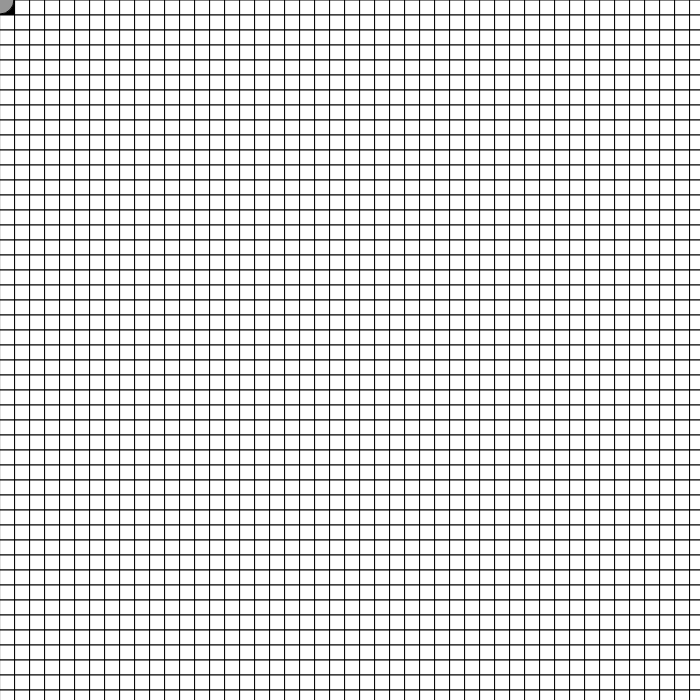
Frame 1 (no input)
Frame 60 (no input): identical to frame 1, image omitted
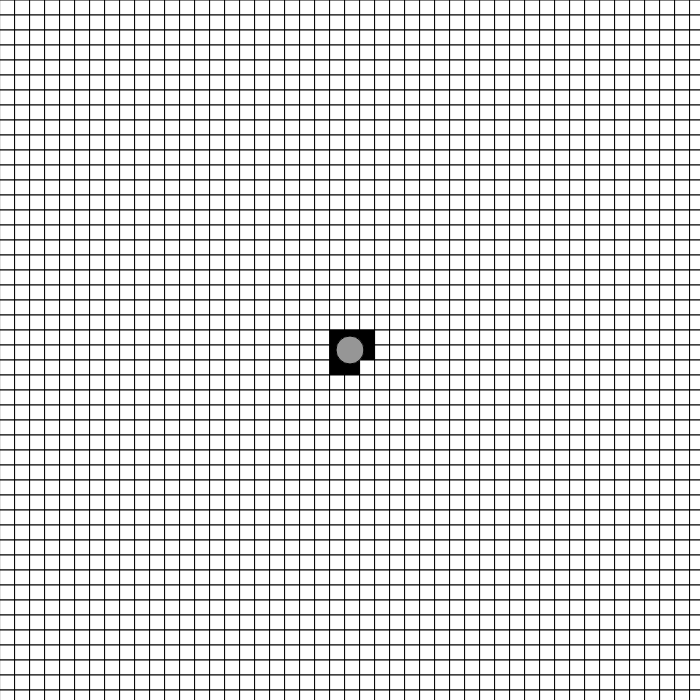
Frame 120 (the mouse pressed at the canvas centre since frame 60)

The p5.js sketch that drew these frames (run headless with seeded random() and noise() and a simulated clock; from frame 60 on, the mouse is pressed at the canvas centre):

// p5.js sketch
// ── sketch.js
let radius = 14;
let cols, rows;
let spacing = 15;
let boxes = [];
let size = 15;

function setup() {
    createCanvas(700, 700);
    rectMode(CENTER); // 🔹 중요
    cols = width / spacing;
    rows = height / spacing;

    for (let i = 0; i < cols; i++) {
        boxes[i] = [];
        for (let j = 0; j < rows; j++) {
            boxes[i][j] = new Rectangle(spacing / 2 + i * spacing, spacing / 2 + j * spacing, size, size);
        }
    }
}

function draw() {
    background(230);

    for (let i = 0; i < cols; i++) {
        for (let j = 0; j < rows; j++) {
            boxes[i][j].collided(mouseX, mouseY, radius);
            boxes[i][j].draw();
        }
    }

    fill(150);
    ellipse(mouseX, mouseY, radius * 2, radius * 2); // 원
}
// ── rectangle.js
class Rectangle {
    constructor(x, y, w, h) {
        this.x = x;
        this.y = y;
        this.w = w;
        this.h = h;
        this.isColliding = false;
    }

    draw() {
        if (this.isColliding) {
            fill(0);
        } else {
            fill(255);
        }
        rect(this.x, this.y, this.w, this.h); // CENTER 기준
    }

    collided(cx, cy, r) {
        // CENTER 기준으로 변경
        let closeX = constrain(cx, this.x - this.w / 2, this.x + this.w / 2);
        let closeY = constrain(cy, this.y - this.h / 2, this.y + this.h / 2);
        let dx = cx - closeX;
        let dy = cy - closeY;
        let distSq = dx * dx + dy * dy;
        this.isColliding = distSq < r * r;
        return this.isColliding;
    }
}
